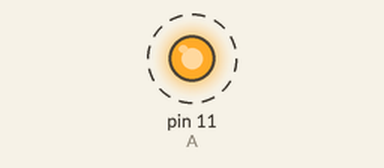
This sketch was run on a simulated Arduino Uno, built with avr-gcc and run on an emulated ATmega328P. On the bench: output pins drawn as LEDs (lit = HIGH). Dashed ring = blinking.

Above: at 0.5 s.
Timing chart, 0 to 4.6 s (numbered marks = the images above):
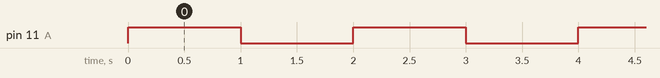

Measured:
- by itself, pin 11 (A): alternates HIGH for 1.0 s and LOW for 1.0 s

The sketch:

not_simulation.ino
```cpp
const int A = 11;

void setup() {
  pinMode(A, OUTPUT);
}

void loop() {
  digitalWrite(A, HIGH);
  delay(1000);

  digitalWrite(A, LOW);
  delay(1000);
}
```
